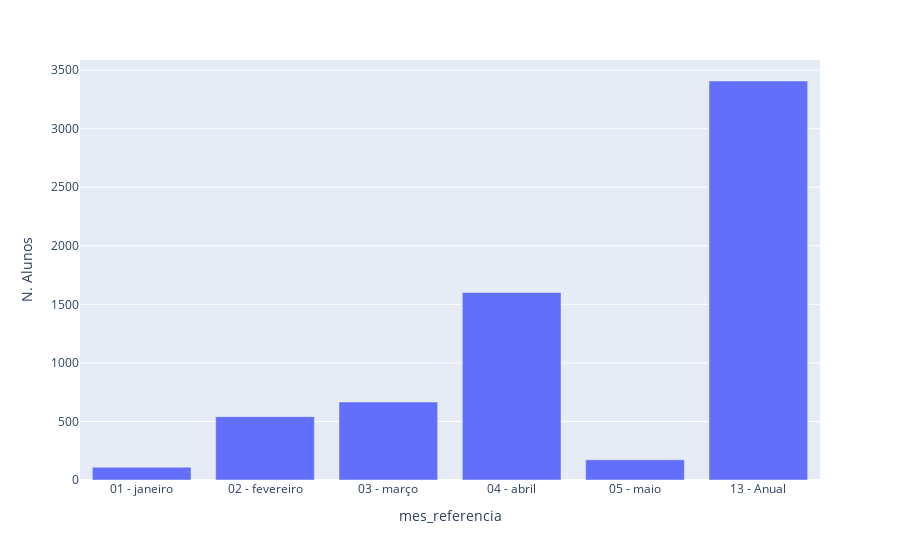

Source (notebook cell):
### Code cell
px.bar(df_referencia,x='mes_referencia',y='N. Alunos').show()

### Figure 1 — Plotly figure (JSON) as saved in the notebook; plotly's stock layout.template omitted (floating-point values rounded to 4 significant figures)
{"data": [{"alignmentgroup": "True", "hovertemplate": "mes_referencia=%{x}<br>N. Alunos=%{y}<extra></extra>", "legendgroup": "", "marker": {"color": "#636efa", "pattern": {"shape": ""}}, "name": "", "offsetgroup": "", "orientation": "v", "showlegend": false, "textposition": "auto", "type": "bar", "x": ["01 - janeiro", "02 - fevereiro", "03 - março", "04 - abril", "05 - maio", "13 - Anual"], "xaxis": "x", "y": [109, 541, 666, 1601, 173, 3407], "yaxis": "y"}], "layout": {"barmode": "relative", "legend": {"tracegroupgap": 0}, "margin": {"t": 60}, "xaxis": {"anchor": "y", "domain": [0, 1], "title": {"text": "mes_referencia"}}, "yaxis": {"anchor": "x", "domain": [0, 1], "title": {"text": "N. Alunos"}}}}
